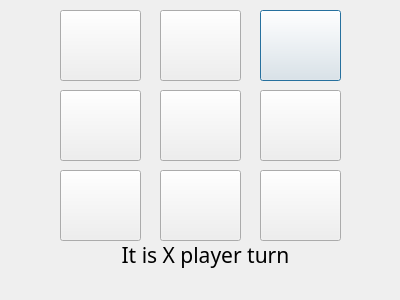
<?xml version="1.0" encoding="UTF-8"?>
<ui version="4.0">
 <class>three_on_three_pc</class>
 <widget class="QDialog" name="three_on_three_pc">
  <property name="geometry">
   <rect>
    <x>0</x>
    <y>0</y>
    <width>400</width>
    <height>300</height>
   </rect>
  </property>
  <property name="windowTitle">
   <string>Dialog</string>
  </property>
  <widget class="QPushButton" name="pushButton_3">
   <property name="geometry">
    <rect>
     <x>260</x>
     <y>10</y>
     <width>81</width>
     <height>71</height>
    </rect>
   </property>
   <property name="font">
    <font>
     <family>MV Boli</family>
     <pointsize>22</pointsize>
     <weight>50</weight>
     <bold>false</bold>
    </font>
   </property>
   <property name="text">
    <string/>
   </property>
  </widget>
  <widget class="QPushButton" name="pushButton_6">
   <property name="geometry">
    <rect>
     <x>260</x>
     <y>90</y>
     <width>81</width>
     <height>71</height>
    </rect>
   </property>
   <property name="font">
    <font>
     <family>MV Boli</family>
     <pointsize>22</pointsize>
     <weight>50</weight>
     <bold>false</bold>
    </font>
   </property>
   <property name="text">
    <string/>
   </property>
  </widget>
  <widget class="QPushButton" name="pushButton_7">
   <property name="geometry">
    <rect>
     <x>60</x>
     <y>170</y>
     <width>81</width>
     <height>71</height>
    </rect>
   </property>
   <property name="font">
    <font>
     <family>MV Boli</family>
     <pointsize>22</pointsize>
     <weight>50</weight>
     <bold>false</bold>
    </font>
   </property>
   <property name="text">
    <string/>
   </property>
  </widget>
  <widget class="QPushButton" name="pushButton_8">
   <property name="geometry">
    <rect>
     <x>160</x>
     <y>170</y>
     <width>81</width>
     <height>71</height>
    </rect>
   </property>
   <property name="font">
    <font>
     <family>MV Boli</family>
     <pointsize>22</pointsize>
     <weight>50</weight>
     <bold>false</bold>
    </font>
   </property>
   <property name="text">
    <string/>
   </property>
  </widget>
  <widget class="QPushButton" name="pushButton">
   <property name="geometry">
    <rect>
     <x>60</x>
     <y>10</y>
     <width>81</width>
     <height>71</height>
    </rect>
   </property>
   <property name="font">
    <font>
     <family>MV Boli</family>
     <pointsize>22</pointsize>
     <weight>50</weight>
     <bold>false</bold>
    </font>
   </property>
   <property name="text">
    <string/>
   </property>
  </widget>
  <widget class="QPushButton" name="pushButton_2">
   <property name="geometry">
    <rect>
     <x>160</x>
     <y>10</y>
     <width>81</width>
     <height>71</height>
    </rect>
   </property>
   <property name="font">
    <font>
     <family>MV Boli</family>
     <pointsize>22</pointsize>
     <weight>50</weight>
     <bold>false</bold>
    </font>
   </property>
   <property name="text">
    <string/>
   </property>
  </widget>
  <widget class="QPushButton" name="pushButton_9">
   <property name="geometry">
    <rect>
     <x>260</x>
     <y>170</y>
     <width>81</width>
     <height>71</height>
    </rect>
   </property>
   <property name="font">
    <font>
     <family>MV Boli</family>
     <pointsize>22</pointsize>
     <weight>50</weight>
     <bold>false</bold>
    </font>
   </property>
   <property name="text">
    <string/>
   </property>
  </widget>
  <widget class="QPushButton" name="pushButton_4">
   <property name="geometry">
    <rect>
     <x>60</x>
     <y>90</y>
     <width>81</width>
     <height>71</height>
    </rect>
   </property>
   <property name="font">
    <font>
     <family>MV Boli</family>
     <pointsize>22</pointsize>
     <weight>50</weight>
     <bold>false</bold>
    </font>
   </property>
   <property name="text">
    <string/>
   </property>
  </widget>
  <widget class="QPushButton" name="pushButton_5">
   <property name="geometry">
    <rect>
     <x>160</x>
     <y>90</y>
     <width>81</width>
     <height>71</height>
    </rect>
   </property>
   <property name="font">
    <font>
     <family>MV Boli</family>
     <pointsize>22</pointsize>
     <weight>50</weight>
     <bold>false</bold>
    </font>
   </property>
   <property name="text">
    <string/>
   </property>
  </widget>
  <widget class="QLabel" name="label">
   <property name="geometry">
    <rect>
     <x>110</x>
     <y>240</y>
     <width>191</width>
     <height>31</height>
    </rect>
   </property>
   <property name="font">
    <font>
     <family>MV Boli</family>
     <pointsize>16</pointsize>
     <weight>50</weight>
     <bold>false</bold>
    </font>
   </property>
   <property name="text">
    <string>&lt;html&gt;&lt;head/&gt;&lt;body&gt;&lt;p&gt;It is X player turn&lt;/p&gt;&lt;/body&gt;&lt;/html&gt;</string>
   </property>
   <property name="alignment">
    <set>Qt::AlignCenter</set>
   </property>
  </widget>
 </widget>
 <resources/>
 <connections/>
</ui>
